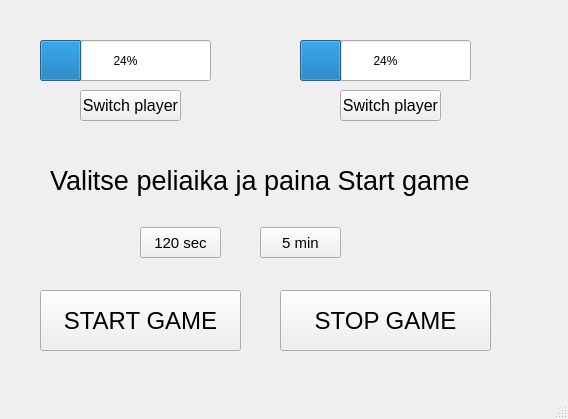
<?xml version="1.0" encoding="UTF-8"?>
<ui version="4.0">
 <class>MainWindow</class>
 <widget class="QMainWindow" name="MainWindow">
  <property name="geometry">
   <rect>
    <x>0</x>
    <y>0</y>
    <width>568</width>
    <height>419</height>
   </rect>
  </property>
  <property name="windowTitle">
   <string>MainWindow</string>
  </property>
  <widget class="QWidget" name="centralwidget">
   <widget class="QProgressBar" name="progressBarPlayer1">
    <property name="geometry">
     <rect>
      <x>40</x>
      <y>40</y>
      <width>171</width>
      <height>41</height>
     </rect>
    </property>
    <property name="styleSheet">
     <string notr="true"/>
    </property>
    <property name="value">
     <number>24</number>
    </property>
   </widget>
   <widget class="QProgressBar" name="progressBarPlayer2">
    <property name="geometry">
     <rect>
      <x>300</x>
      <y>40</y>
      <width>171</width>
      <height>41</height>
     </rect>
    </property>
    <property name="value">
     <number>24</number>
    </property>
   </widget>
   <widget class="QPushButton" name="btnSwitch1">
    <property name="geometry">
     <rect>
      <x>80</x>
      <y>90</y>
      <width>101</width>
      <height>31</height>
     </rect>
    </property>
    <property name="font">
     <font>
      <pointsize>12</pointsize>
     </font>
    </property>
    <property name="text">
     <string>Switch player</string>
    </property>
   </widget>
   <widget class="QPushButton" name="btnSwitch2">
    <property name="geometry">
     <rect>
      <x>340</x>
      <y>90</y>
      <width>101</width>
      <height>31</height>
     </rect>
    </property>
    <property name="font">
     <font>
      <pointsize>12</pointsize>
     </font>
    </property>
    <property name="text">
     <string>Switch player</string>
    </property>
   </widget>
   <widget class="QPushButton" name="btn5min">
    <property name="geometry">
     <rect>
      <x>260</x>
      <y>227</y>
      <width>81</width>
      <height>31</height>
     </rect>
    </property>
    <property name="font">
     <font>
      <pointsize>11</pointsize>
     </font>
    </property>
    <property name="text">
     <string>5 min</string>
    </property>
   </widget>
   <widget class="QPushButton" name="btn120sec">
    <property name="geometry">
     <rect>
      <x>140</x>
      <y>227</y>
      <width>81</width>
      <height>31</height>
     </rect>
    </property>
    <property name="font">
     <font>
      <pointsize>11</pointsize>
     </font>
    </property>
    <property name="text">
     <string>120 sec</string>
    </property>
   </widget>
   <widget class="QPushButton" name="btnStart">
    <property name="geometry">
     <rect>
      <x>40</x>
      <y>290</y>
      <width>201</width>
      <height>61</height>
     </rect>
    </property>
    <property name="font">
     <font>
      <pointsize>18</pointsize>
     </font>
    </property>
    <property name="text">
     <string>START GAME</string>
    </property>
   </widget>
   <widget class="QPushButton" name="btnStop">
    <property name="geometry">
     <rect>
      <x>280</x>
      <y>290</y>
      <width>211</width>
      <height>61</height>
     </rect>
    </property>
    <property name="font">
     <font>
      <pointsize>18</pointsize>
     </font>
    </property>
    <property name="text">
     <string>STOP GAME</string>
    </property>
   </widget>
   <widget class="QLabel" name="labelGameInfo">
    <property name="geometry">
     <rect>
      <x>50</x>
      <y>150</y>
      <width>471</width>
      <height>61</height>
     </rect>
    </property>
    <property name="font">
     <font>
      <pointsize>20</pointsize>
     </font>
    </property>
    <property name="text">
     <string>Valitse peliaika ja paina Start game</string>
    </property>
   </widget>
  </widget>
  <widget class="QMenuBar" name="menubar">
   <property name="geometry">
    <rect>
     <x>0</x>
     <y>0</y>
     <width>568</width>
     <height>17</height>
    </rect>
   </property>
  </widget>
  <widget class="QStatusBar" name="statusbar"/>
 </widget>
 <resources/>
 <connections/>
</ui>
